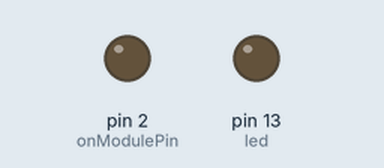
This sketch was run on a simulated Arduino Uno, built with avr-gcc and run on an emulated ATmega328P. Shown: output pins drawn as LEDs (lit = HIGH). What the sketch prints to the serial monitor is not drawn.

Above: at 0.1 s.
At 2.1 s:
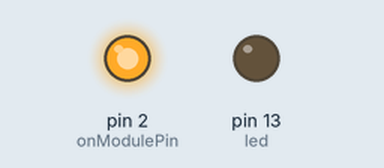
Timing chart, 0 to 5.5 s (numbered marks = the images above):
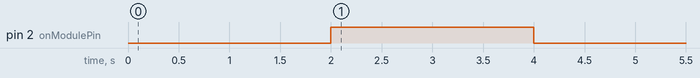

The sketch:

test.ino
```cpp
int led = 13;
int onModulePin = 2;        // the pin to switch on the module (without press on button)

int timesToSend = 5;        // Numbers of SMS to send
int count = 0;

char phone_number[]="+573104250018";     // ********* is the number to call

void switchModule(){
    digitalWrite(onModulePin,HIGH);
    delay(2000);
    digitalWrite(onModulePin,LOW);
}


void setup(){

    Serial.begin(115200);                // UART baud rate
    delay(2000);
    pinMode(led, OUTPUT);
    pinMode(onModulePin, OUTPUT);
    switchModule();                    // switches the module ON

    for (int i=0;i < 5;i++){
        delay(5000);
    }

    Serial.println("AT+CMGF=1");         // sets the SMS mode to text
    delay(100);
//    Serial.println("AT+CSCA=\"+573016561360\"");         // sets the SMS mode to text
//    delay(100);

}

void loop(){

    while (count < timesToSend){
        delay(1500);
        Serial.print("AT+CMGS=\"");     // send the SMS number
        Serial.print(phone_number);
    Serial.println("\"");
    delay(200);
        Serial.print("Hola caracola...");     // the SMS body
        delay(500);
        Serial.print(char(26));
//        Serial.write(0x1A);       //sends ++
//        Serial.write(0x0D);
//        Serial.write(0x0A);
//          sendGetRequest();

        delay(5000);

        count++;
    }

}
void sendCommand(const char* command) {
  Serial.println(command);
  delay(200);
  ShowSerialData();
}

void ShowSerialData() {
  Serial.println("Show serial data:");
  while (Serial.available()) {
    char c = Serial.read();
    Serial.write(c);
  }
  Serial.println("");
  delay(1000);
}
void testPostRequest(String jsonToSend){
  //Example format of JSON:
  // String jsonToSend="{\"uploadedAt\":\"2023-06-26T20:18:22.826Z\",\"data\":[{\"unit\":\"C\",\"reading\":31}]}";


  sendCommand("AT");
  ShowSerialData();
  sendCommand("AT+CIPSHUT");
  ShowSerialData();
  delay(500);
  sendCommand("AT+SAPBR=0,1");
  delay(2000);

  ShowSerialData();
  sendCommand("AT+SAPBR=3,1,\"Contype\",\"GPRS\"");
  ShowSerialData();
  sendCommand("AT+SAPBR=3,1,\"APN\",\"internet.apn\"");
  ShowSerialData();
  sendCommand("AT+SAPBR=1,1");
  delay(2000);
  ShowSerialData();
  sendCommand("AT+HTTPINIT");
  delay(1000);
  ShowSerialData();
  sendCommand("AT+HTTPPARA=\"CID\",1");
  ShowSerialData();
  sendCommand("AT+HTTPPARA=\"URL\",\"http://example.com/data\"");
  ShowSerialData();
  sendCommand("AT+HTTPPARA=\"CONTENT\",\"application/json\"");
  ShowSerialData();
  sendCommand(("AT+HTTPDATA=" + String(jsonToSend.length()) + ",20000").c_str());
  delay(6000);
  Serial.println(jsonToSend);
  delay(16000);
  ShowSerialData();
  sendCommand("AT+HTTPACTION=1");
  delay(20000);
  ShowSerialData();
  sendCommand("AT+HTTPREAD");
  ShowSerialData();
  sendCommand("AT+HTTPTERM");
  ShowSerialData();
  sendCommand("AT+CIPSHUT");
  ShowSerialData();
}
void sendGetRequest(){

  //Check if the module is responsive, expected value OK
  sendCommand("AT");
  //close or turn off network connection in case it was left open, expected value OK
  sendCommand("AT+CIPSHUT");
  // close GPRS context bearer in case it was left open, expected value OK
  sendCommand("AT+SAPBR=0,1");
  // open GPRS context establish GPRS connection
  sendCommand("AT+SAPBR=3,1,\"Contype\",\"GPRS\"");
  //Set the Access Point Name (APN) for the network provider
  //change this apn value for your SIM card
  sendCommand("AT+SAPBR=3,1,\"APN\",\"internet.mtn\"");
  //open GPRS context bearer
  sendCommand("AT+SAPBR=1,1");
  //initiate HTTP request
  sendCommand("AT+HTTPINIT");
  //set parameters for http session, HTTP context identifier
  sendCommand("AT+HTTPPARA=\"CID\",1");
   //Change the URL from google.com to the server you want to reach
  sendCommand("AT+HTTPPARA=\"URL\",\"http://example.com/\"");
  //Initiate the HTTP GET request, send http request to specified URL
  sendCommand("AT+HTTPACTION=0");
  // Wait for the response (adjust the delay as needed)
  delay(9000);
  // Read the HTTP response, normally contains status code 200 if successful
  sendCommand("AT+HTTPREAD");
  //Terminate the HTTP service
  sendCommand("AT+HTTPTERM");
  //close or turn off network connection
  sendCommand("AT+CIPSHUT");
  // close GPRS context bearer
  sendCommand("AT+SAPBR=0,1");


}
```
